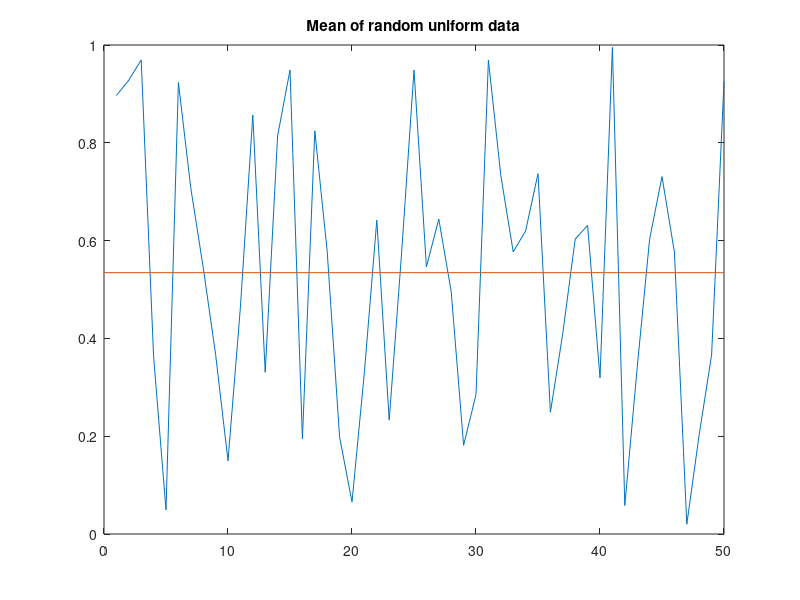

Reproduce this figure in MATLAB.
a = [1 2 3];
n = 50;
r = rand(n,1);
plot(r);
m = mean(r);
hold on
plot([0,n],[m,m]);
hold off
title('Mean of random uniform data');
